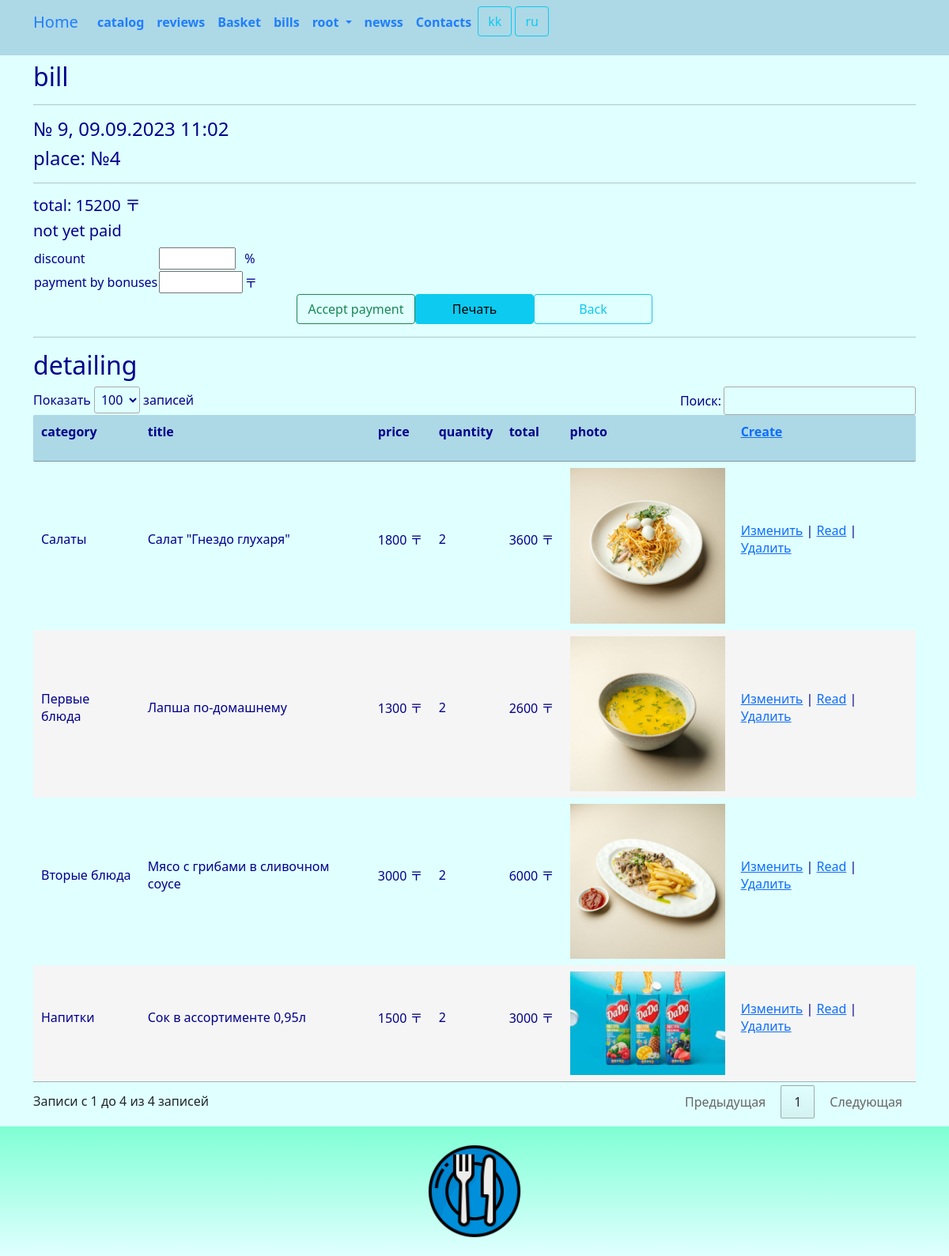
Page /detailing/index/9/ (signed in) on the committed database.
### star/models.py (models this page shows, shortened)
class Bill(models.Model):
    dateb = models.DateTimeField(_('dateb'), auto_now_add=True)
    client = models.ForeignKey(Client, related_name='bill_client', on_delete=models.CASCADE)
    place = models.CharField(_('place'), max_length=32)
    total = models.DecimalField(_('total'), max_digits=9, decimal_places=2, blank=True, null=True)
    discount = models.IntegerField(_('discount'), default=0)
    bonus = models.DecimalField(_('bonus'), max_digits=9, decimal_places=2, blank=True, null=True)
    amount = models.DecimalField(_('amount'), max_digits=9, decimal_places=2, blank=True, null=True)
    class Meta:
        db_table = 'bill'
        indexes = [
            models.Index(fields=['dateb']),
        ]
        ordering = ['dateb']

class Detailing(models.Model):
    bill = models.ForeignKey(Bill, related_name='detailing_bill', on_delete=models.CASCADE)
    catalog = models.ForeignKey(Catalog, related_name='detailing_catalog', on_delete=models.CASCADE)
    price = models.DecimalField(_('price'), max_digits=9, decimal_places=2)
    quantity = models.IntegerField(_('quantity'), default=1)
    class Meta:
        db_table = 'detailing'
        indexes = [
            models.Index(fields=['bill']),
            models.Index(fields=['catalog']),
        ]
        ordering = ['bill']
    @property
    def total(self):
        return '%f' % (self.price*self.quantity)

class Catalog(models.Model):
    category = models.ForeignKey(Category, related_name='catalog_category', on_delete=models.CASCADE)
    title = models.CharField(_('catalog_title'), max_length=255)
    details = models.TextField(_('catalog_details'), blank=True, null=True)
    price = models.DecimalField(_('price'), max_digits=9, decimal_places=2)
    photo = models.ImageField(_('photo'), upload_to='images/', blank=True, null=True)
    class Meta:
        db_table = 'catalog'
        indexes = [
            models.Index(fields=['title']),
        ]
        ordering = ['title']

class Category(models.Model):
    title = models.CharField(_('category_title'), max_length=128, unique=True)
    class Meta:
        db_table = 'category'
    def __str__(self):
        return "{}".format(self.title)

### star/views.py (the view, shortened to what this page needs)
# urls.py: path('detailing/index/<int:bill_id>/', views.detailing_index, name='detailing_index'),
@login_required
@group_required("Managers")
def detailing_index(request, bill_id):
    try:
        bill = Bill.objects.get(id=bill_id)
        detailing = Detailing.objects.filter(bill_id=bill_id)
        return render(request, "detailing/index.html", {"detailing": detailing, "bill": bill, "bill_id": bill_id})
    except Exception as exception:
        print(exception)
        return HttpResponse(exception)

### star/views.py (called while the page is built)
def group_required(*group_names):
    def in_groups(u):
        if u.is_authenticated:
            if bool(u.groups.filter(name__in=group_names)) | u.is_superuser:
                return True
        return False
    return user_passes_test(in_groups, login_url='403')

### templates/detailing/index.html (shortened to what this page needs)
{% extends "base.html" %}
{% load i18n %}
{% load static %}
{% block content %}
<div id="print_content">
	<h2>{% trans "bill" %}</h2>
	<hr>
	<h4>№ {{ bill.id  }}, {{ bill.dateb | date:"d.m.Y H:i"}}</h4>
	<h4>{% trans "place" %}: {{ bill.place  }}</h4>
	<hr>
	<h5>{% trans "total" %}: {{ bill.total | stringformat:"1.0f" }} 〒</h5>
	{% if bill.amount > 0 %}
		<h5>{% trans "discount" %}: {{ bill.discount }} %</h5>
		<h5>{% trans "bonus" %}: {{ bill.bonus | stringformat:"1.0f" }} 〒</h5>
		<h5>{% trans "amount" %}: {{ bill.amount | stringformat:"1.0f" }} 〒</h5>
	{% else %}
		<h5>{% trans "not yet paid" %}</h5>
		<form method="post" enctype="multipart/form-data" class="hide_for_print_element">
			<table>
				<tr>
					<td>
						<label for="id_discount">{% trans "discount" %}</label>
					</td>
					<td>
						<input type="number" name="discount" size="10" min="0" max="100" step="1" id="id_discount" value="{{ discount }}">
					</td>
					<td>
						<label>%</label>
					</td>
				</tr>
				<tr>
					<td>
						<label for="id_bonus">{% trans "payment by bonuses" %}</label>
					</td>
					<td>
						<input type="number" name="bonus" size="10" min="0" max="1000" step="50" id="id_bonus" value="{{ bonus }}">
					</td>
					<td>
						<label>〒</label>
					</td>
				</tr>
			</table>
			<div class="row justify-content-center">
				<button onclick="return confirm('Принять оплату?')" type="submit" name="accept" class="btn btn-outline-success" style="width:150px" >{% trans "Accept payment" %}</button>
				<button class="btn btn-info" name = "print" id ="print" onclick='printDiv("print_content")' style="text-align: center;width:150px">Печать</button>
				<a class="btn btn-outline-info" style="width:150px" href="{% url 'bill_index'%}">{% trans "Back" %}</a>
			</div>
		</form>
	{% endif %}
	<hr>
	<h2>{% trans "detailing" %}</h2>
	{% if detailing.count > 0 %}
	<div class="row" id="print_content">
		<table id="myTable" class="table-manager" style="width:100%">
			<thead>
				<tr>
					<th><p>{% trans "category" %}</p></th>
					<th><p>{% trans "title" %}</p></th>
					<th><p>{% trans "price" %}</p></th>
					<th><p>{% trans "quantity" %}</p></th>
					<th><p>{% trans "total" %}</p></th>
					<th class="hide_for_print_element"><p>{% trans "photo" %}</p></th>
					<th class="hide_for_print_element"><p><a href="{% url 'detailing_create' bill_id %}">{% if bill.amount == 0 %}{% trans "Create" %} {% endif %}</a></p></th>
				</tr>
			</thead>
			<tbody>
				{% for p in detailing %}
				<tr>
					<td>
						<p>{{ p.catalog.category }}</p>
					</td>
					<td>
						<p>{{ p.catalog.title }}</p>
					</td>
					<td>
						<p>{{ p.price | stringformat:"1.0f" }} 〒</p>
					</td>
					<td>
						<p>{{ p.quantity }}</p>
					</td>
					<td>
						<p>{{ p.total  | floatformat:0 }} 〒</p>
					</td>
					<td class="hide_for_print_element">
						{% if p.catalog.photo.url != None %}
							<img style="width:100%; max-width:200px;" src="{{ p.catalog.photo.url}}" alt="{{ p.photo.url }}" >
						{% endif %}
					</td>
					<td class="hide_for_print_element">
						<p>
						{% if bill.amount == 0 %}
						<a  href="{% url 'detailing_edit' p.id bill_id %}">{% trans "Change" %}</a> |
						<a href="{% url 'detailing_read' p.id bill_id %}">{% trans "Read" %}</a> |
						<a onclick="return confirm('Удалить запись?')" href="{% url 'detailing_delete' p.id bill_id %}">{% trans "Delete" %}</a>
						{% endif %}
						</p>
					</td>
				</tr>
				{% endfor %}
			</tbody>
		</table>
	</div>
	{% else %}
	<a href="{% url 'detailing_create' bill_id %}">{% trans "Create" %}</a>
	{% endif %}
</div>
{% endblock content %}

### templates/base.html (shortened to what this page needs)
{% load static %}
{% load i18n %}
<html>
<head>
	<link href="https://cdn.jsdelivr.net/npm/bootstrap@5.0.2/dist/css/bootstrap.min.css" rel="stylesheet">
	<link rel="stylesheet" href="{% static 'css/styles.css' %}" />
	<link rel="stylesheet" href="{% static 'css/choosen.css' %}" />
</head>
<nav class="navbar navbar-expand-lg justify-content-center">
	<div class="container">
		<div class="collapse navbar-collapse" id="mainMenu">
			<ul class="navbar-nav me-auto mb-2 mb-lg-0">
				<a class="navbar-brand" href="{{ HTTP_HOST }}/">{% trans "Home" %}</a>
				<li class="nav-item">
					<a class="nav-link" href="{% url 'catalog_list' %}">{% trans "catalog" %}</a>
				</li>
				<li class="nav-item">
					<a class="nav-link" href="{% url 'review_list' %}">{% trans "reviews" %}</a>
				</li>
				{% if user.is_authenticated %}
				<li class="nav-item">
					<a class="nav-link" href="{% url 'basket' %}">{% trans "Basket" %}</a>
				</li>
				<li class="nav-item">
					<a class="nav-link" href="{% url 'bill_index' %}">{% trans "bills" %}</a>
				</li>
				<li class="nav-item dropdown">
					<a class="nav-link dropdown-toggle" href="#" id="navbarDropdown" role="button" data-bs-toggle="dropdown" aria-expanded="false">
						{{ user.username }}
					</a>
				</li>
				{% else %}
				<form class="form-inline ml-auto">
					<a href="{% url 'login' %}" class="btn btn-outline-secondary">{% trans "Log In" %}</a>
					<a href="{% url 'signup' %}" class="btn btn-primary ml-2">{% trans "Sign up" %}</a>
				</form>
				{% endif %}
				<li class="nav-item">
					<a class="nav-link" href="{% url 'news_list' %}">{% trans "newss" %}</a>
				</li>
				<li class="nav-item">
					<a class="nav-link" href="{% url 'contact' %}">{% trans "Contacts" %}</a>
				</li>
				<form action="{% url 'set_language' %}" method="post">
					{% get_current_language as LANGUAGE_CODE %}
					{% get_available_languages as LANGUAGES %}
					{% get_language_info_list for LANGUAGES as languages %}
					{% for language in languages %}
					<button type="submit" class="btn btn-outline-info" name="language" value="{{ language.code }}">
						{{ language.code }}
					</button>
					{% endfor %}
				</form>
			</ul>
		</div>
	</div>
</nav>
<body>
	<div class="container">
		{% block content%}{% endblock content %}
	</div>
</body>
<footer class="container-fluid text-center bg-lightgray">
	<div class="copyrights">
		<img src="{% static 'images/logo.png' %}" alt="logo" style="height:144px; padding: 10px;">
	</div>
</footer>
<link rel="stylesheet" href="https://cdn.datatables.net/1.11.2/css/jquery.dataTables.min.css">
<link href="{% static 'css/jquery.fancybox.min.css' %}" rel="stylesheet">
</html>

### static/css/styles.css (style rules this page uses)
:root { --navbar-background-color: LightBlue; --navbar-text-color: #1F7EFE; --main-background-color-light: LightCyan; --main-background-color-dark: LightBlue; --main-text-color: DarkBlue; --main-header-color: DarkBlue; --main-text-attention-color: Purple; --footer-background-color-light: LightCyan; --footer-background-color-dark: Aquamarine; --footer-text-color: Teal; --card-background-color-light: LightCyan; --card-background-color-dark: LightBlue; --card-text-color: SeaGreen; --table-background-color-light: LightCyan; --table-background-color-dark: #F5F5F5; --table-text-color: DarkBlue; --star-size: 30px; --star-color: LightYellow; --star-background: Yellow ; }
.navbar { background-color: var(--navbar-background-color); color: var(--navbar-text-color); }
.navbar .navbar-nav, .navbar .navbar-nav .navbar-text { color: var(--navbar-text-color); }
.navbar ul { background-color: var(--navbar-background-color); color: var(--navbar-text-color); }
.navbar li { background-color: var(--navbar-background-color); color: var(--navbar-text-color); }
.navbar a { background-color: var(--navbar-background-color); color: var(--navbar-text-color); }
.navbar-brand { background-color: var(--navbar-background-color); color: var(--navbar-text-color); }
.nav-item { background-color: var(--navbar-background-color); color: var(--navbar-text-color); font-weight: bold; }
body { background-color: var(--main-background-color-light); }
h1, h2, h3, h4, h5, h6 { color: var(--main-header-color); }
p, ul, li, label { color: var(--main-text-color); }
.table-manager tbody { width: 100%; background-color: var(--main-background-color-light); border: none; margin-top: 20px; margin-bottom: 20px; }
.table-manager thead th { background-color: var(--main-background-color-dark); color: var(--main-text-color); font-weight: bold; text-align: left; padding: 10px; }
.table-manager thead tr th:first-child { border-radius: 2px 0 0 2px; }
.table-manager thead tr th:last-child { border-radius: 0 2px 2px 0; }
.table-manager tbody td { text-align: left; border: none; padding: 5px 5px; vertical-align: top; }
.table-manager tbody tr:nth-child(odd) { background: var(--table-background-color-light); }
.table-manager tbody tr:nth-child(even) { background: var(--table-background-color-dark); }
.table-manager tbody tr td:first-child { border-radius: 2px 0 0 2px; }
.table-manager tbody tr td:last-child { border-radius: 0 2px 2px 0; }
footer { background-image: linear-gradient(top, var(--footer-background-color-dark), var(--footer-background-color-light)); background-image: -o-linear-gradient(top, var(--footer-background-color-dark), var(--footer-background-color-light)); background-image: -moz-linear-gradient(top, var(--footer-background-color-dark), var(--footer-background-color-light)); background-image: -webkit-linear-gradient(top, var(--footer-background-color-dark), var(--footer-background-color-light)); margin-top: 10px; padding: 10px; }

### rows in the picture
Bill: id "9", dateb "09.09.2023 11:02", place "№4", total "15200"
Detailing: catalog.category "Салаты", catalog "Салат \"Гнездо глухаря\"", price "1800", quantity "2", total "3600", catalog.photo (picture)
Detailing: catalog.category "Первые блюда", catalog "Лапша по-домашнему", price "1300", quantity "2", total "2600", catalog.photo (picture)
Detailing: catalog.category "Вторые блюда", catalog "Мясо с грибами в сливочном соусе", price "3000", quantity "2", total "6000", catalog.photo (picture)
Detailing: catalog.category "Напитки", catalog "Сок в ассортименте 0,95л", price "1500", quantity "2", total "3000", catalog.photo (picture)

### other values in the picture
{{ user.username }} "root"
{{ language.code }} "kk" "ru"
